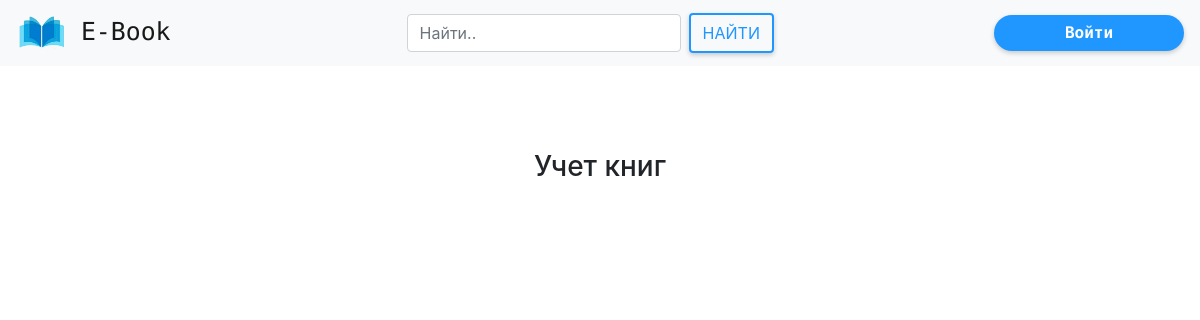
The page /managingbookslibr on the database as committed earlier.
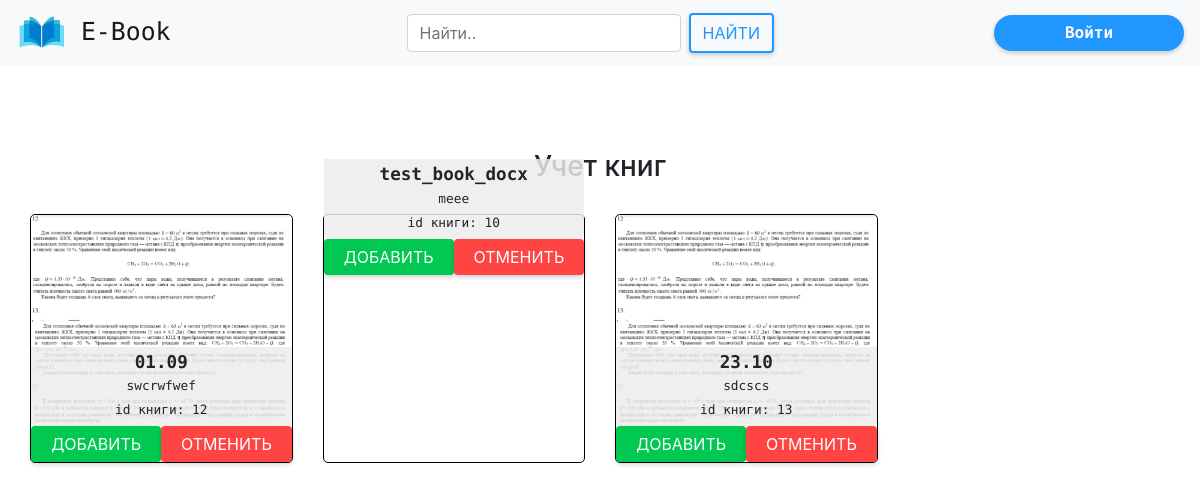
The same page on the database as committed later.
### ebook/models.py (models this page shows, shortened)
class userbook(models.Model):
    CHOICES = (
        ('True', 'Подтверждено библиотекарем'),
        ('False', 'В обработке'),
        ('Refused', 'Отказано')
    )
    user = models.ForeignKey(User, on_delete=models.CASCADE, null=True,
                                default='',
                                verbose_name="Связь с таблицей пользователей")
    book = models.ForeignKey(book_inf, on_delete=models.CASCADE, null=True,
                                default='',
                                verbose_name="Связь с таблицей книг")
    status = models.CharField("Статуc", choices=CHOICES, default='False',
                              max_length=30)
    reqestdate = models.DateField("Дата добавления", default=timezone.now)
    getdate = models.DateField(default=timezone.now)
    enddate = models.DateField(default=timezone.now)

class book_inf(models.Model):
    bookname = models.CharField("назвние книги", null=True, max_length=150)
    author = models.CharField("автор", null=True, max_length=100)
    rate = models.PositiveIntegerField("Рейтинг книги", default=0,
                                       validators=[MaxValueValidator(5), ])
    discriptions = models.TextField("описание книги")
    bookimage = models.ImageField("Фотография книги", blank=True,
                                  upload_to="books_photo",
                                  default="books_photo/default.png")
    addingDate = models.DateField("Дата добавления",
                                  default=timezone.now)
    bookfile = models.FileField(upload_to='books', blank=False,
                                default="puples_photo/default.png")

### ebook/views.py (the view)
# urls.py: path('managingbookslibr', views.managingbookslibr,
def managingbookslibr(request):
    books = userbook.objects.filter(status="False")
    return render(request, 'managingbookslibr.html', {'books': books})

### templates/managingbookslibr.html (shortened to what this page needs)
{% extends 'base.html' %}
{% load static %}
{% block links %}
    <link rel="stylesheet" href="{% static 'css/managingbookslibr.css' %}">
{% endblock links %}
{% block content %}
    <div class="main">
        <h3 style="text-align: center">Учет книг</h3>
        <div class="allbooks">
            <div class="row">
                {% for bookItem in books  %}
                    <div class="col-12 col-md-6 col-lg-4 col-xl-3 bookbox">
                        <div class="book">
                            <div class="bookImg">
                                <img src="{{ bookItem.book.bookimage.url }}" alt="">
                                <div class="bookDiscrp">
                                    <h4>{{ bookItem.book.bookname }}</h4>
                                    <small>{{ bookItem.book.author }}</small> <br/>
                                    <small>id книги: {{ bookItem.book.id }}</small>
                                </div>
                            </div>
                            <div class="row" style="padding: 0px 15px">
                                <a href="confirmaddbooktouser?bookid={{bookItem.book.id}}&userid={{bookItem.user.id}}" class="btn btn-almbb-small btn-almbb-success col-12 col-lg-6">Добавить</a>
                                <a href="canceladdbooktouser?bookid={{bookItem.book.id}}&userid={{bookItem.user.id}}" class="btn btn-almbb-small btn-almbb-danger col-12 col-lg-6">Отменить</a>
                            </div>
                         </div>
                    </div>
                {% endfor %}
            </div>
        </div>
    </div>
{% endblock content %}

Rows that differ between the two databases and show on the page:
added userbook: book.bookimage (picture), book.bookname "01.09", book.author "swcrwfwef", book.id "12"
added userbook: book.bookname "test_book_docx", book.author "meee", book.id "10"
added userbook: book.bookimage (picture), book.bookname "23.10", book.author "sdcscs", book.id "13"
